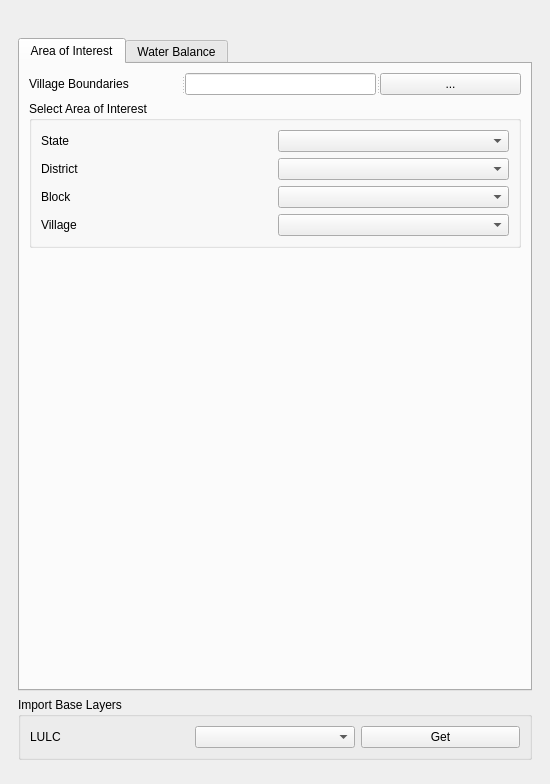
<?xml version="1.0" encoding="UTF-8"?>
<ui version="4.0">
 <class>RuralWaterDockWidgetBase</class>
 <widget class="QDockWidget" name="RuralWaterDockWidgetBase">
  <property name="geometry">
   <rect>
    <x>0</x>
    <y>0</y>
    <width>550</width>
    <height>784</height>
   </rect>
  </property>
  <property name="windowTitle">
   <string>Rural Water</string>
  </property>
  <widget class="QWidget" name="dockWidgetContents">
   <property name="minimumSize">
    <size>
     <width>450</width>
     <height>0</height>
    </size>
   </property>
   <property name="maximumSize">
    <size>
     <width>550</width>
     <height>16777215</height>
    </size>
   </property>
   <layout class="QVBoxLayout" name="verticalLayout_5">
    <item>
     <widget class="QWidget" name="widget" native="true">
      <layout class="QVBoxLayout" name="verticalLayout_4">
       <item>
        <widget class="QLabel" name="label_7">
         <property name="text">
          <string/>
         </property>
         <property name="scaledContents">
          <bool>true</bool>
         </property>
        </widget>
       </item>
       <item>
        <widget class="QTabWidget" name="tabWidget">
         <property name="currentIndex">
          <number>0</number>
         </property>
         <widget class="QWidget" name="tab_aoi">
          <property name="toolTip">
           <string>&lt;html&gt;&lt;head/&gt;&lt;body&gt;&lt;p&gt;Choose Village&lt;/p&gt;&lt;/body&gt;&lt;/html&gt;</string>
          </property>
          <attribute name="title">
           <string>Area of Interest</string>
          </attribute>
          <layout class="QVBoxLayout" name="verticalLayout_10">
           <item>
            <widget class="QSplitter" name="splitter">
             <property name="maximumSize">
              <size>
               <width>16777215</width>
               <height>364</height>
              </size>
             </property>
             <property name="orientation">
              <enum>Qt::Horizontal</enum>
             </property>
             <widget class="QLabel" name="label_5">
              <property name="sizePolicy">
               <sizepolicy hsizetype="Preferred" vsizetype="Fixed">
                <horstretch>0</horstretch>
                <verstretch>0</verstretch>
               </sizepolicy>
              </property>
              <property name="maximumSize">
               <size>
                <width>152</width>
                <height>364</height>
               </size>
              </property>
              <property name="text">
               <string>Village Boundaries</string>
              </property>
             </widget>
             <widget class="QLineEdit" name="lineEdit">
              <property name="sizePolicy">
               <sizepolicy hsizetype="Preferred" vsizetype="Fixed">
                <horstretch>0</horstretch>
                <verstretch>0</verstretch>
               </sizepolicy>
              </property>
              <property name="minimumSize">
               <size>
                <width>0</width>
                <height>0</height>
               </size>
              </property>
             </widget>
             <widget class="QPushButton" name="pushButton">
              <property name="sizePolicy">
               <sizepolicy hsizetype="Preferred" vsizetype="Fixed">
                <horstretch>0</horstretch>
                <verstretch>0</verstretch>
               </sizepolicy>
              </property>
              <property name="text">
               <string>...</string>
              </property>
             </widget>
            </widget>
           </item>
           <item>
            <widget class="QgsCollapsibleGroupBox" name="mGroupBox_2">
             <property name="sizePolicy">
              <sizepolicy hsizetype="Preferred" vsizetype="Fixed">
               <horstretch>0</horstretch>
               <verstretch>0</verstretch>
              </sizepolicy>
             </property>
             <property name="title">
              <string>Select Area of Interest</string>
             </property>
             <layout class="QVBoxLayout" name="verticalLayout_2">
              <item>
               <layout class="QHBoxLayout" name="horizontalLayout_3">
                <item>
                 <widget class="QLabel" name="label">
                  <property name="minimumSize">
                   <size>
                    <width>0</width>
                    <height>0</height>
                   </size>
                  </property>
                  <property name="text">
                   <string>State</string>
                  </property>
                 </widget>
                </item>
                <item>
                 <widget class="QComboBox" name="comboBox"/>
                </item>
               </layout>
              </item>
              <item>
               <layout class="QHBoxLayout" name="horizontalLayout_5">
                <item>
                 <widget class="QLabel" name="label_2">
                  <property name="text">
                   <string>District</string>
                  </property>
                 </widget>
                </item>
                <item>
                 <widget class="QComboBox" name="comboBox_2"/>
                </item>
               </layout>
              </item>
              <item>
               <layout class="QHBoxLayout" name="horizontalLayout_6">
                <item>
                 <widget class="QLabel" name="label_3">
                  <property name="text">
                   <string>Block</string>
                  </property>
                 </widget>
                </item>
                <item>
                 <widget class="QComboBox" name="comboBox_3"/>
                </item>
               </layout>
              </item>
              <item>
               <layout class="QHBoxLayout" name="horizontalLayout_7">
                <item>
                 <widget class="QLabel" name="label_8">
                  <property name="text">
                   <string>Village</string>
                  </property>
                 </widget>
                </item>
                <item>
                 <widget class="QComboBox" name="comboBox_4"/>
                </item>
               </layout>
              </item>
             </layout>
            </widget>
           </item>
           <item>
            <spacer name="verticalSpacer_2">
             <property name="orientation">
              <enum>Qt::Vertical</enum>
             </property>
             <property name="sizeHint" stdset="0">
              <size>
               <width>20</width>
               <height>40</height>
              </size>
             </property>
            </spacer>
           </item>
          </layout>
         </widget>
         <widget class="QWidget" name="tab_wblayers">
          <attribute name="title">
           <string>Water Balance</string>
          </attribute>
          <layout class="QVBoxLayout" name="verticalLayout_11">
           <item>
            <widget class="QGroupBox" name="groupBox">
             <property name="title">
              <string>Add Layers</string>
             </property>
             <layout class="QVBoxLayout" name="verticalLayout_12">
              <item>
               <widget class="QgsCollapsibleGroupBox" name="mGroupBox_3">
                <property name="sizePolicy">
                 <sizepolicy hsizetype="Preferred" vsizetype="Maximum">
                  <horstretch>0</horstretch>
                  <verstretch>0</verstretch>
                 </sizepolicy>
                </property>
                <property name="title">
                 <string>Rainfall</string>
                </property>
                <layout class="QVBoxLayout" name="verticalLayout_3">
                 <item>
                  <layout class="QHBoxLayout" name="horizontalLayout_8">
                   <item>
                    <widget class="QLabel" name="label_9">
                     <property name="text">
                      <string>Year</string>
                     </property>
                    </widget>
                   </item>
                   <item>
                    <widget class="QComboBox" name="comboBox_9"/>
                   </item>
                   <item>
                    <widget class="QPushButton" name="pushButton_3">
                     <property name="sizePolicy">
                      <sizepolicy hsizetype="Preferred" vsizetype="Fixed">
                       <horstretch>0</horstretch>
                       <verstretch>0</verstretch>
                      </sizepolicy>
                     </property>
                     <property name="text">
                      <string>Add</string>
                     </property>
                    </widget>
                   </item>
                  </layout>
                 </item>
                </layout>
               </widget>
              </item>
              <item>
               <widget class="QgsCollapsibleGroupBox" name="mGroupBox_6">
                <property name="title">
                 <string>Evapotranspiration</string>
                </property>
                <layout class="QVBoxLayout" name="verticalLayout_8">
                 <item>
                  <layout class="QHBoxLayout" name="horizontalLayout_9">
                   <item>
                    <widget class="QLabel" name="label_13">
                     <property name="text">
                      <string>Year</string>
                     </property>
                    </widget>
                   </item>
                   <item>
                    <widget class="QComboBox" name="comboBox_11"/>
                   </item>
                   <item>
                    <widget class="QPushButton" name="pushButton_8">
                     <property name="text">
                      <string>Add</string>
                     </property>
                    </widget>
                   </item>
                  </layout>
                 </item>
                </layout>
               </widget>
              </item>
              <item>
               <widget class="QgsCollapsibleGroupBox" name="mGroupBox_4">
                <property name="title">
                 <string>Surface Water Change</string>
                </property>
                <layout class="QVBoxLayout" name="verticalLayout_6">
                 <item>
                  <layout class="QHBoxLayout" name="horizontalLayout_10" stretch="0,0,0">
                   <property name="topMargin">
                    <number>0</number>
                   </property>
                   <item>
                    <widget class="QLabel" name="label_12">
                     <property name="text">
                      <string>Year</string>
                     </property>
                    </widget>
                   </item>
                   <item>
                    <widget class="QComboBox" name="comboBox_10"/>
                   </item>
                   <item>
                    <widget class="QPushButton" name="pushButton_6">
                     <property name="text">
                      <string>Add</string>
                     </property>
                    </widget>
                   </item>
                  </layout>
                 </item>
                </layout>
               </widget>
              </item>
              <item>
               <widget class="QgsCollapsibleGroupBox" name="mGroupBox_5">
                <property name="title">
                 <string>Ground Water Change</string>
                </property>
                <layout class="QVBoxLayout" name="verticalLayout_7">
                 <item>
                  <layout class="QHBoxLayout" name="horizontalLayout_4">
                   <item>
                    <widget class="QLabel" name="label_15">
                     <property name="text">
                      <string>Year</string>
                     </property>
                    </widget>
                   </item>
                   <item>
                    <widget class="QComboBox" name="comboBox_12"/>
                   </item>
                   <item>
                    <widget class="QPushButton" name="pushButton_7">
                     <property name="text">
                      <string>Add</string>
                     </property>
                    </widget>
                   </item>
                  </layout>
                 </item>
                </layout>
               </widget>
              </item>
              <item>
               <widget class="QgsCollapsibleGroupBox" name="mGroupBox_7">
                <property name="title">
                 <string>Soil Moisture Change</string>
                </property>
                <layout class="QVBoxLayout" name="verticalLayout_9">
                 <item>
                  <layout class="QHBoxLayout" name="horizontalLayout_11">
                   <item>
                    <widget class="QLabel" name="label_16">
                     <property name="text">
                      <string>Year</string>
                     </property>
                    </widget>
                   </item>
                   <item>
                    <widget class="QComboBox" name="comboBox_13"/>
                   </item>
                   <item>
                    <widget class="QPushButton" name="pushButton_9">
                     <property name="text">
                      <string>Add</string>
                     </property>
                    </widget>
                   </item>
                  </layout>
                 </item>
                </layout>
               </widget>
              </item>
             </layout>
            </widget>
           </item>
           <item>
            <widget class="QGroupBox" name="groupBox_2">
             <property name="title">
              <string>Compute Water Balance</string>
             </property>
             <layout class="QGridLayout" name="gridLayout">
              <item row="0" column="0" colspan="2">
               <widget class="QLabel" name="label_4">
                <property name="text">
                 <string>Select any Year below to generate a Water Balance</string>
                </property>
               </widget>
              </item>
              <item row="1" column="0">
               <widget class="QComboBox" name="comboBox_6"/>
              </item>
              <item row="1" column="1">
               <widget class="QPushButton" name="pushButton_10">
                <property name="text">
                 <string>Save to desktop (*.png)</string>
                </property>
               </widget>
              </item>
             </layout>
            </widget>
           </item>
           <item>
            <spacer name="verticalSpacer">
             <property name="orientation">
              <enum>Qt::Vertical</enum>
             </property>
             <property name="sizeHint" stdset="0">
              <size>
               <width>20</width>
               <height>40</height>
              </size>
             </property>
            </spacer>
           </item>
          </layout>
         </widget>
        </widget>
       </item>
       <item>
        <widget class="QgsCollapsibleGroupBox" name="mGroupBox">
         <property name="sizePolicy">
          <sizepolicy hsizetype="Preferred" vsizetype="Fixed">
           <horstretch>0</horstretch>
           <verstretch>0</verstretch>
          </sizepolicy>
         </property>
         <property name="title">
          <string>Import Base Layers</string>
         </property>
         <layout class="QVBoxLayout" name="verticalLayout">
          <item>
           <layout class="QHBoxLayout" name="horizontalLayout_2">
            <item>
             <widget class="QLabel" name="label_6">
              <property name="text">
               <string>LULC</string>
              </property>
             </widget>
            </item>
            <item>
             <widget class="QComboBox" name="comboBox_5"/>
            </item>
            <item>
             <widget class="QPushButton" name="pushButton_2">
              <property name="sizePolicy">
               <sizepolicy hsizetype="Preferred" vsizetype="Fixed">
                <horstretch>0</horstretch>
                <verstretch>0</verstretch>
               </sizepolicy>
              </property>
              <property name="text">
               <string>Get</string>
              </property>
             </widget>
            </item>
           </layout>
          </item>
         </layout>
        </widget>
       </item>
       <item>
        <widget class="QDialogButtonBox" name="buttonBox">
         <property name="orientation">
          <enum>Qt::Horizontal</enum>
         </property>
         <property name="standardButtons">
          <set>QDialogButtonBox::NoButton</set>
         </property>
        </widget>
       </item>
      </layout>
     </widget>
    </item>
   </layout>
  </widget>
 </widget>
 <customwidgets>
  <customwidget>
   <class>QgsCollapsibleGroupBox</class>
   <extends>QGroupBox</extends>
   <header>qgscollapsiblegroupbox.h</header>
   <container>1</container>
  </customwidget>
 </customwidgets>
 <resources>
  <include location="resources/resources.qrc"/>
 </resources>
 <connections/>
</ui>
